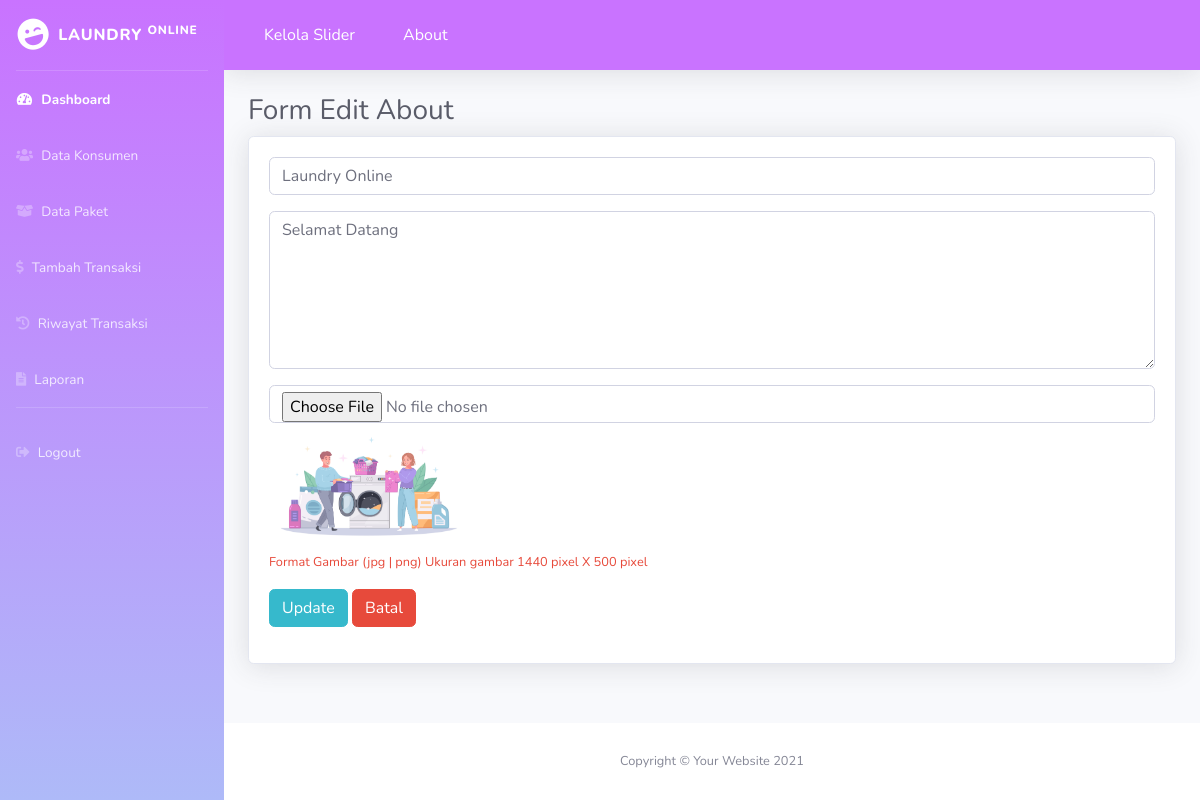
Page /about/edit/3 on the committed database.
### tables this page shows
CREATE TABLE `about` (
  `id_about` int(11) NOT NULL,
  `judul_about` varchar(50) NOT NULL,
  `deskripsi_about` text NOT NULL,
  `gambar_about` varchar(100) NOT NULL
);

### application/controllers/About.php (called while the page is built, shortened)
<?php
class About extends CI_Controller
{
    public function edit($id_about)
    {
        $isi['content'] = 'backend/about/e_about';
        $isi['judul']   = 'Form Edit About';
        $isi['about'] = $this->M_about->edit_about($id_about);
        $this->load->view('backend/dashboard', $isi);
    }
}

### index.php (called while the page is built, shortened)
<?php
require_once BASEPATH.'core/CodeIgniter.php';

### application/models/M_about.php (called while the page is built, shortened)
<?php
class M_about extends CI_Model
{
    public function edit_about($id_about)
    {
        $this->db->where('id_about', $id_about);
        return $this->db->get('about')->row_array();
    }
}

### application/views/backend/about/e_about.php (the view, shortened to what this page needs)
<!DOCTYPE html>
<html lang="en">
<head>
</head>
<body>
    <div class="container-fluid">
        <h1 class="h3 mb-2 text-gray-800"><?= $judul ?></h1>
        <div class="card shadow mb-4">
            <div class="card-body">
                <form method="post" action="<?= base_url() ?>about/update" enctype="multipart/form-data">
                    <div class="form-group">
                        <input type="text" name="judul_about" value="<?= $about['judul_about'] ?>" class="form-control">
                    </div>
                    <div class="form-group">
                        <textarea name="deskripsi_about" class="form-control" cols="30" rows="6" placeholder="Input Deskripsi about"><?= $about['deskripsi_about'] ?></textarea>
                    </div>
                    <div class="form-group">
                        <input type="file" name="gambar_about" class="form-control" placeholder="Input Gambar about">
                        <img src="<?= base_url() ?>assets/images/about/<?= $about['gambar_about'] ?>" alt="" width="200"><br>
                        <small class="text-danger">Format Gambar (jpg | png) Ukuran gambar 1440 pixel X 500 pixel</small>
                    </div>
                    <div class="form-group">
                        <button type="submit" class="btn btn-info">Update</button>
                        <a href="<?= base_url() ?>about" class="btn btn-danger">Batal</a>
                    </div>
                </form>
            </div>
        </div>
    </div>
</body>
</html>

### rows in the picture
about: judul_about "Laundry Online", deskripsi_about "Selamat Datang", gambar_about (picture)

### other values in the picture
$judul "Form Edit About"
